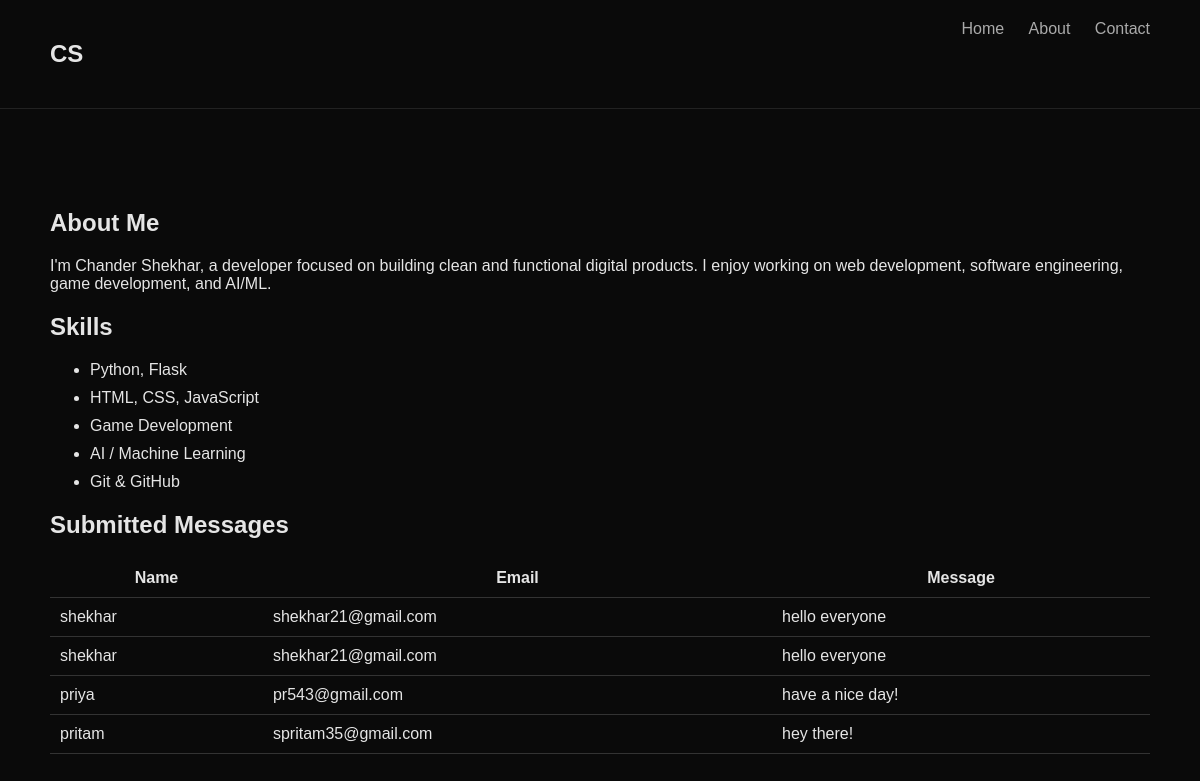
/about, run on the app's committed database.
### tables this page shows
CREATE TABLE contacts (
            id INTEGER PRIMARY KEY AUTOINCREMENT,
            name TEXT,
            email TEXT,
            message TEXT
        );

### app.py (the view)
@app.route('/about')
def about():
    conn = sqlite3.connect('database.db')
    cursor = conn.cursor()
    cursor.execute("SELECT * FROM contacts")
    data = cursor.fetchall()
    conn.close()
    return render_template('about.html', data=data)

### templates/about.html (shortened to what this page needs)
<!DOCTYPE html>
<html>
<head>
  <link rel="stylesheet" href="{{ url_for('static', filename='style.css') }}">
</head>
<body>
<nav>
  <h2>CS</h2>
  <div>
    <a href="/">Home</a>
    <a href="/about">About</a>
    <a href="/contact">Contact</a>
  </div>
</nav>
<section class="about">
  <h1>About Me</h1>
  <p>
    I'm Chander Shekhar, a developer focused on building clean and functional digital products.
    I enjoy working on web development, software engineering, game development, and AI/ML.
  </p>
  <h2>Skills</h2>
  <ul>
    <li>Python, Flask</li>
    <li>HTML, CSS, JavaScript</li>
    <li>Game Development</li>
    <li>AI / Machine Learning</li>
    <li>Git & GitHub</li>
  </ul>
  <h2>Submitted Messages</h2>
  <table>
    <tr>
      <th>Name</th>
      <th>Email</th>
      <th>Message</th>
    </tr>
    {% for row in data %}
    <tr>
      <td>{{ row[1] }}</td>
      <td>{{ row[2] }}</td>
      <td>{{ row[3] }}</td>
    </tr>
    {% endfor %}
  </table>
</section>
</body>
</html>

### static/style.css (style rules this page uses)
body { margin: 0; font-family: Arial, sans-serif; background: #0a0a0a; color: #e5e5e5; }
nav { display: flex; justify-content: space-between; padding: 20px 50px; border-bottom: 1px solid #222; }
nav h2 { font-weight: bold; }
nav a { margin-left: 20px; text-decoration: none; color: #aaa; transition: 0.3s; }
.about { padding: 80px 50px; }
.about h1 { margin-bottom: 20px; }
.about ul { margin: 20px 0; }
.about li { margin-bottom: 10px; }
table { width: 100%; border-collapse: collapse; margin-top: 20px; }
th, td { border-bottom: 1px solid #333; padding: 10px; }

### data on the page
contacts: name "shekhar", email "shekhar21@gmail.com", message "hello everyone"
contacts: name "shekhar", email "shekhar21@gmail.com", message "hello everyone"
contacts: name "priya", email "pr543@gmail.com", message "have a nice day!"
contacts: name "pritam", email "spritam35@gmail.com", message "hey there!"
